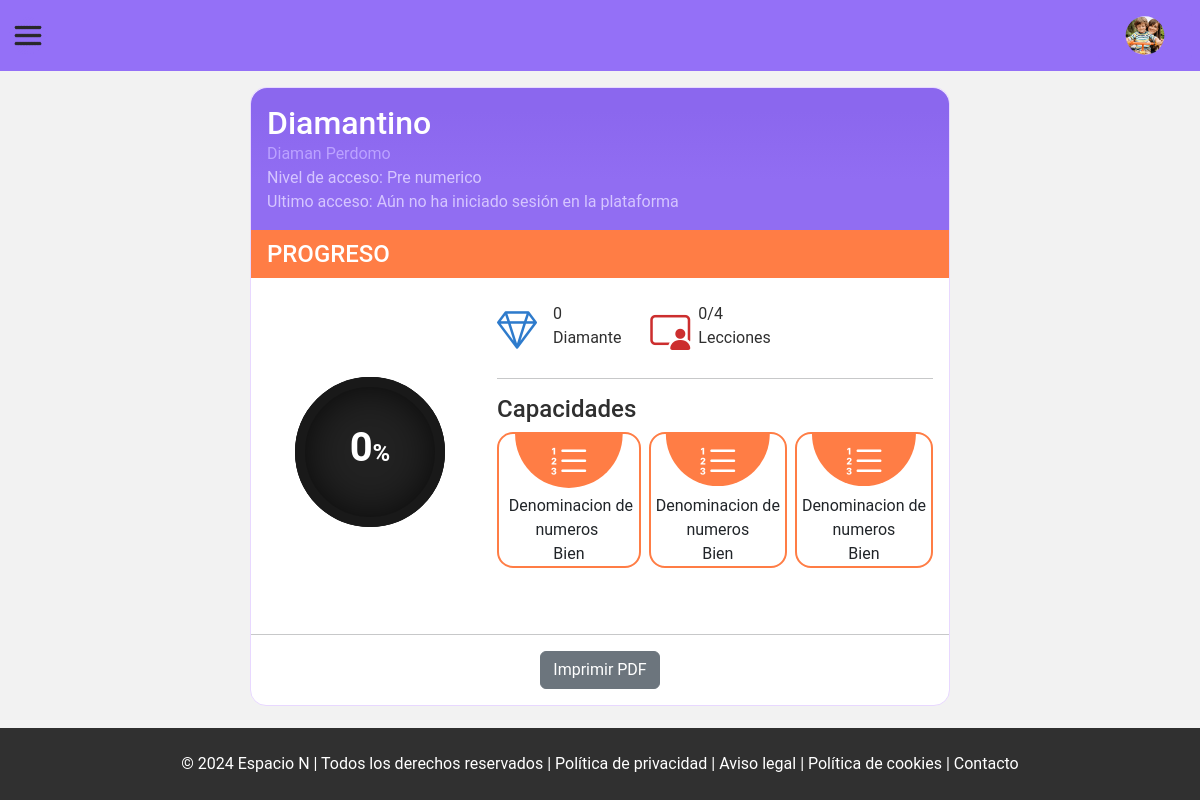
Screenshot of /view/admin/child/progress.php?id=21 (signed in) with the database file from the repository.
### tables this page shows
CREATE TABLE `usuarios` (
  `id_usuario` int(10) NOT NULL,
  `id_rol` int(10) NOT NULL,
  `usuario` varchar(15) DEFAULT NULL,
  `clave` varchar(8) DEFAULT NULL,
  `estado` bit(1) DEFAULT b'0',
  `permisos` bit(1) DEFAULT b'0',
  `fecha_hora_creacion` datetime DEFAULT NULL
);

CREATE TABLE `ninos` (
  `id_nino` int(10) NOT NULL,
  `id_genero` int(10) NOT NULL,
  `id_categoria_actividades` int(10) NOT NULL,
  `id_usuario` int(10) NOT NULL,
  `id_profesional` int(10) NOT NULL,
  `nombre` varchar(70) NOT NULL,
  `apellido` varchar(70) NOT NULL,
  `fecha_nacimiento` date DEFAULT NULL,
  `ultimo_acceso` datetime DEFAULT NULL
);

CREATE TABLE `progresos` (
  `id_progreso` int(10) NOT NULL,
  `id_categoria_actividades` int(10) NOT NULL,
  `id_usuario` int(10) NOT NULL,
  `porcentaje` int(11) DEFAULT 0,
  `total_diamantes` int(100) NOT NULL DEFAULT 0
);

### view/admin/child/progress.php (the view, shortened to what this page needs)
<?php
function showInformationChild()
{
    include '../../../php/connectionBD.php';
    try {
        $id_child = $_GET["id"];
        $sqlChild = 'SELECT id_categoria_actividades, id_genero,  id_usuario, nombre, apellido, COALESCE(ultimo_acceso, "Aún no ha iniciado sesión en la plataforma") as ultimo_acceso from ninos WHERE id_nino=:id_child';
        $stmt01 = $pdo->prepare($sqlChild);
        $stmt01->bindParam(':id_child', $id_child, PDO::PARAM_INT);
        $stmt01->execute();
        $row = $stmt01->fetch(PDO::FETCH_ASSOC);
        $id_user = $row["id_usuario"];
        $sqlUser = 'SELECT * from usuarios WHERE id_usuario=:id_user';
        $stmt02 = $pdo->prepare($sqlUser);
        $stmt02->bindParam(':id_user', $id_user, PDO::PARAM_INT);
        $stmt02->execute();
        $row02 = $stmt02->fetch(PDO::FETCH_ASSOC);
        $sqlProgressDetalls = "SELECT porcentaje, total_diamantes FROM progresos WHERE id_usuario = :id_user";
        $queryProgress = $pdo->prepare($sqlProgressDetalls);
        $queryProgress->bindParam("id_user", $id_user, PDO::PARAM_INT);
        $queryProgress->execute();
        $row03 = $queryProgress->fetch(PDO::FETCH_ASSOC);
        $sqlCount = "SELECT COUNT(completado) as lecciones_completadas
        FROM estado_lecciones
        WHERE completado = 'completado'
        AND id_usuario = :id_user";
        $queryCount = $pdo->prepare($sqlCount);
        $queryCount->bindParam("id_user", $id_user, PDO::PARAM_INT);
        $queryCount->execute();
        $lecciones_completadas = $queryCount->fetch(PDO::FETCH_ASSOC);
        switch ($row["id_categoria_actividades"]) {
            case '1':
                $accessLevel = 'Pre numerico';
                break;
        }
        $gems = $row03["total_diamantes"];
        if ($row03["total_diamantes"] > 0) {
            $countgem = "  <span>$gems </span>
                                <span>Diamantes</span>
                            </span> ";
        } else {
            $countgem = "  <span> $gems </span>
                                <span>Diamante</span>
                            </span> ";
        }
        echo '<div class="d-flex align-items-center justify-content-between">';
        echo "<div class=''>";
        echo "<h2 class='user m-0'> " . $row02["usuario"] . "</h1>";
        echo "<div class='informationUser'>";
        echo "<span class='titleComplete'> " . $row["nombre"] . " " . $row["apellido"] . "</span><br>";
        echo "<span> Nivel de acceso: " . $accessLevel . " </span>";
        echo "<br>";
        echo "<span> Ultimo acceso: " . $row["ultimo_acceso"] . " </span>";
        echo "<br>";
        echo " </div>
                </div>";
        echo '  </div>
            <div>
                <h4 class=" myProgress">PROGRESO</h4>
                <div class="row ContainerProgress">
                    <div class="col-4">
                        <div class="container">
                            <div class="card">
                                <div class="box">
                                    <div class="percent">
                                        <svg>
                                            <circle cx="70" cy="70" r="70"></circle>
                                            <circle cx="70" cy="70" r="70"
                                                style=" stroke-dashoffset : calc(440 - (440 * ' . $row03["porcentaje"] . ') / 100);
                                                -webkit-stroke-dashoffset: calc(440 - (440 * ' . $row03["porcentaje"] . ') / 100);
                                                -moz-stroke-dashoffset: calc(440 - (440 * ' . $row03["porcentaje"] . ') / 100);
                                                "
                                                ></circle>
                                            <div class="num">
                                                <h2> ' . $row03["porcentaje"] . '<span>%</span></h2>
                                            </div>
                                        </svg>
                                    </div>
                                </div>
                            </div>
                        </div>
                    </div>
                    <div class="col-8">
                        <div class="row">
                            <div class="col-4">
                                <div class="d-flex gap-2 dem">
                                    <div>
                                        <i class="bi bi-gem fs-1"></i><br>
                                    </div><br>
                                    <div class="detallsGems">
                                        '. $countgem.'
                                    </div>
                                </div>
                            </div>
                            <div class="col-4 ">
                                <div class="d-flex gap-2 lessons">
                                    <div>
                                        <i class="bi bi-person-video3 fs-1"></i>
                                    </div>
                                    <div class="detallsLessons">
                                        ' . $lecciones_completadas["lecciones_completadas"] . '/4
                                        <span>Lecciones</span>
                                    </div>
                                </div>
                            </div>
                        </div>
                        <hr>
                        <section>
                            <h4 class="titleMyAbilities">Capacidades </h2>
                                <div class="d-flex gap-2 containerMyAbilities">
                                    <div class="one">
                                        <div>
                                            <i class="bi bi-list-ol fs-1"></i>
                                        </div>
                                        <span class="p-1">Denominacion de numeros</span><br>
                                        <span>Bien</span>
                                    </div>
                                    <div class="">
                                        <div>
                                            <i class="bi bi-list-ol fs-1"></i>
                                        </div>
                                        <span>Denominacion de numeros</span><br>
                                        <span>Bien</span>
                                    </div>
                                    <div>
                                        <div>
                                            <i class="bi bi-list-ol fs-1"></i>
                                        </div>
                                        <span>Denominacion de numeros</span><br>
                                        <span>Bien</span>
                                    </div>
                                </div>
                        </section>
                    </div>
                </div><hr>
                <div class="my-3 text-center">
                    <form action="../../../php/admin/reportProgressChild.php" method="POST">
                    <input type="hidden" name="id_nino" value="' . $id_child . '">
                        <input type="submit" class="btn btn-secondary mt-0 text-decoration-none"
                        value="Imprimir PDF" >
                    </form>
                </div>
            </div>
';
    } catch (PDOException $ex) {
        echo 'Sucedio un error: ' . $ex;
    }
}
?>
<!DOCTYPE html>
<html lang="es">
<head>
    <link href="https://cdn.jsdelivr.net/npm/bootstrap@5.3.3/dist/css/bootstrap.min.css" rel="stylesheet"
>
    <link rel="stylesheet" href="https://cdn.jsdelivr.net/npm/bootstrap-icons@1.11.3/font/bootstrap-icons.min.css">
    <link rel="stylesheet" href="../../../css/reset.css">
    <link rel="stylesheet" href="../../../css/components/offcanvas.css">
    <link rel="stylesheet" href="../../../css/components/header.css">
    <link rel="stylesheet" href="../../../css/components/semanticTag.css">
    <link rel="stylesheet" href="../../../css/admin/addAndModifyChild.css">
    <link rel="stylesheet" href="../../../css/user/profile.css">
</head>
<body>
    <?php include "./../../include/admin/user/header.php" ?>
    <main class='align-items-start'>
        <div class="content">
            <?php
            showInformationChild();
            ?>
    </main>
    <?php include "./../../include/footer.php" ?>
</body>
</html>

### css/components/semanticTag.css (style rules this page uses)
body { display: flex; flex-direction: column; width: 100vw; height: 100vh; background-size: contain; background-repeat: repeat; font-family: "Roboto", sans-serif; font-weight: 100; font-style: normal; font-weight: 400; }
main { flex-grow: 2; background: #f2f2f2; }
main>div { width: 100vw; }

### css/admin/addAndModifyChild.css (style rules this page uses)
main { display: flex; justify-content: center; align-items: center; }
.content { background: white; padding: 1rem; border-radius: 1rem; border: solid 1px #e8d8ff; margin: 1rem; max-width: 700px; }

### css/user/profile.css (style rules this page uses)
.container { display: flex; justify-content: space-around; }
.content { padding: 0rem !important; }
.container .card { border: none; display: flex; justify-content: center; align-items: center; height: 300px; border-radius: 4px; text-align: center; overflow: hidden; transition: 0.5s; }
.container .card:before { content: ''; position: absolute; top: 0; left: -50%; width: 100%; height: 100%; background: rgba(255, 255, 255, .03); pointer-events: none; z-index: 1; }
.percent { position: relative; width: 150px; height: 150px; border-radius: 50%; box-shadow: inset 0 0 50px #000; background: #222; z-index: 1000; }
.percent .num { position: absolute; top: 0; left: 0; width: 100%; height: 100%; display: flex; justify-content: center; align-items: center; border-radius: 50%; }
.percent .num h2 { color: #ffffff; font-weight: 700; font-size: 40px; transition: 0.5s; }
.percent .num h2 span { color: #ffffff; font-size: 24px; transition: 0.5s; }
svg { position: relative; width: 150px; height: 150px; z-index: 1000; }
.containerMyAbilities>div { border-radius: 1rem; text-align: center; border: solid 2px #ff7d45; }
.containerMyAbilities>div>div { clip-path: circle(50% at 50% 0); background: #ff7d45; }
.containerMyAbilities>div>div>i { color: white }
.titleMyAbilities { color: rgb(47, 47, 47); }
.lessons { color: #cc2e2e; }
.dem { color: #2e7bcc; }
.informationUser { color: #d5c5ff; }
.titleComplete { color: #bba2ff; }
.content>div:first-child { background: #916df4; color: white; padding: 1rem; border-radius: 1rem 1rem 0rem 0rem; background: rgb(145, 109, 242); background: linear-gradient(0deg, rgba(145, 109, 242, 1) 35%, rgba(139, 103, 238, 1) 84%); }
.myProgress { background: #ff7d45; display: block; padding: 0.6rem 1rem; color: white; }
.ContainerProgress { padding: 1rem ; }
.detallsGems, .detallsLessons { color: rgb(47, 47, 47); }

### rows the page displays
usuarios: usuario "Diamantino"
ninos: nombre "Diaman", apellido "Perdomo", id_categoria_actividades "Pre numerico"
progresos: porcentaje "0", total_diamantes "0"

### other values shown
$row["ultimo_acceso"] "Aún no ha iniciado sesión en la plataforma"
$lecciones_completadas["lecciones_completadas"] "0"
